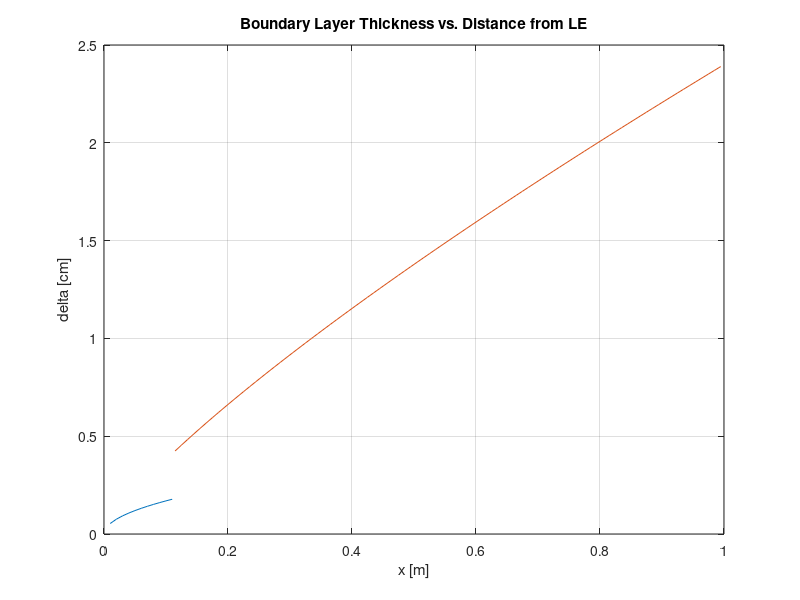

MATLAB code to generate this figure:
% AER E 344 Pre-Lab 07
% Section 3 Group 3
clear, clc, close all;

%% Given
mu = 1.8e-5; % [N*s/m^2]
rho = 1.225; % [kg/m^3]
V_inf = 12.8; % [m/s] <-- this is for 10 Hz

c = 0.101; % [m]

Re_transition = 10^5; % []

%% Calculations
x_transition = Re_transition * mu / (rho * V_inf); % [m]
x_laminar = 0 : 0.01 : x_transition; % [m]
x_turbulent = x_transition : 0.01 : 1; % [m]
Re_laminar = rho * V_inf * x_laminar / mu; % []
Re_turbulent = rho * V_inf * x_turbulent / mu; % []

boundary_layer_laminar = 5.0 * x_laminar ./ sqrt(Re_laminar); % [m] <-- for laminar flow
boundary_layer_turbulent = 0.37 * x_turbulent ./ Re_turbulent.^(1 / 5); % <-- for turbulent flow

%% Output
fprintf( ...
    "x_transition = %g cm\n", ...
    x_transition * 100);

figure;
plot(x_laminar, boundary_layer_laminar * 100);
hold on;
plot(x_turbulent, boundary_layer_turbulent * 100);
hold off;
title("Boundary Layer Thickness vs. Distance from LE");
xlabel("x [m]");
ylabel("\delta [cm]");
grid on;
saveas(gcf, "boundary_layer_thickness.svg");